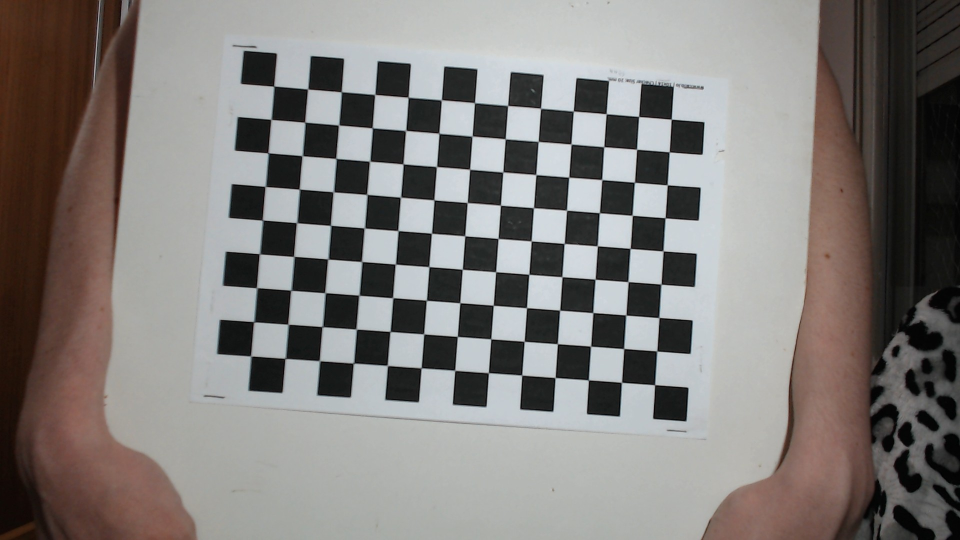
#> input picture calibration_images/raw_images/image_1.jpg, 1920 x 1080 px (shown at 1/2 size); its folder holds 4 pictures in this run
$ python -i calibration.py   (imports and definitions only)
#> lines starting #> are read from the running program, lines starting #| are printed output that depends on the picture; after the words box and inside, x2 and y2 are one past the last pixel; in counts of white or black regions, pixels touching at a corner belong together
import numpy as np
import cv2
import glob
import os
import yaml
from lib import video

# Define the size of the checkerboard pattern(mm)

pattern_size = (9, 9)
square_size = 20.0

# pattern_size = (15,9)
# square_size = 47

# [35 lines left out: function getImages, not called in this run]

def intrinsic(detected_dir = "calibration_images/detected_images", corrected_dir = "calibration_images/corected_images"):

    # Create the output directory if it doesn't exist
#> called with detected_dir = 'calibration_images/detected_images', corrected_dir = 'calibration_images/corected_images'
    if not os.path.exists(detected_dir):
        os.makedirs(detected_dir)

    # Create the output directory if it doesn't exist
    if not os.path.exists(corrected_dir):
        os.makedirs(corrected_dir)

    # Set the image format to JPEG
    encode_params = [int(cv2.IMWRITE_JPEG_QUALITY), 90]

    # Define the termination criteria for the calibration algorithm
    criteria = (cv2.TERM_CRITERIA_EPS + cv2.TERM_CRITERIA_MAX_ITER, 30, 0.001)

    # Prepare object points, like (0,0,0), (1,0,0), ..., (5,8,0)
    object_points = np.zeros((pattern_size[0]*pattern_size[1], 3), np.float32)
    object_points[:, :2] = np.mgrid[0:pattern_size[0], 0:pattern_size[1]].T.reshape(-1, 2)
    object_points *= square_size

    # Arrays to store object points and image points from all the images.
    object_points_list = [] # 3d point in real world space
    image_points_list = [] # 2d points in image plane

    # Get the paths of all the calibration images
    images = glob.glob('calibration_images/raw_images/*.jpg')

    # Loop through all the calibration images and find the corners of the checkerboard pattern
    i=0

    for fname in images:
        img = cv2.imread(fname)
#> img is the input picture: shape (1080, 1920, 3); mean B, G, R 122, 124.6, 128.5
        gray = cv2.cvtColor(img, cv2.COLOR_BGR2GRAY)
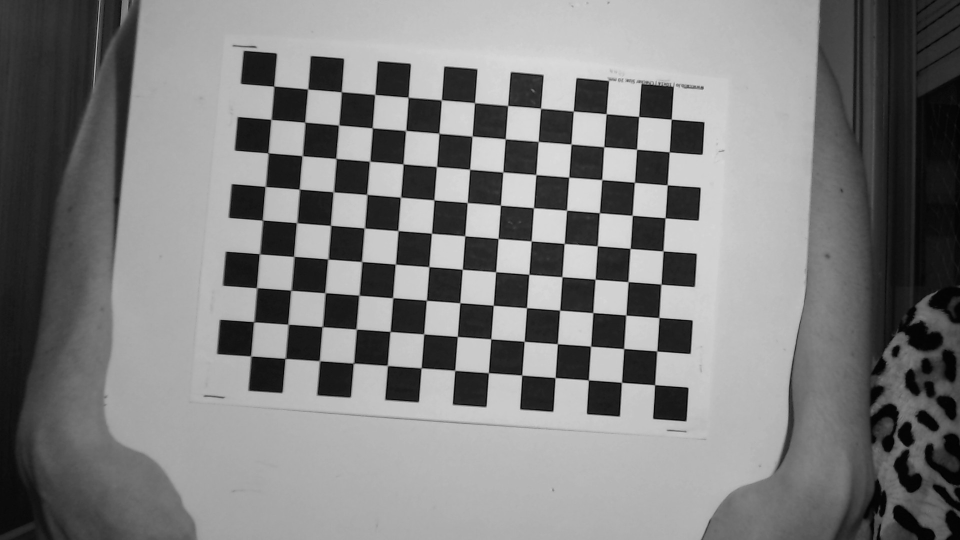
#> gray: shape (1080, 1920) (shown at 1/2 size); min 0, max 228, mean 125.5

        cv2.imshow("Image", gray)
        cv2.waitKey(300)
        cv2.destroyAllWindows()

        # Find the corners of the checkerboard pattern
        ret, corners = cv2.findChessboardCorners(gray, pattern_size, None)
#> ret = False; corners = None

        # If the corners are found, add object points and image points to the lists
        if ret:
            object_points_list.append(object_points)
            corners2 = cv2.cornerSubPix(gray, corners, (11, 11), (-1, -1), criteria)
            image_points_list.append(corners2)

            # Draw and display the corners
            cv2.drawChessboardCorners(img, pattern_size, corners2, ret)
            cv2.imshow('Checkerboard Corners', img)
            cv2.waitKey(500)
            # Save the image to the output directory
            filename = os.path.join(detected_dir, f"detected{i+1}.jpg")
            cv2.imwrite(filename, img, encode_params)

        i+=1
#> pass 2 of the loop in intrinsic, `for fname in images:`:
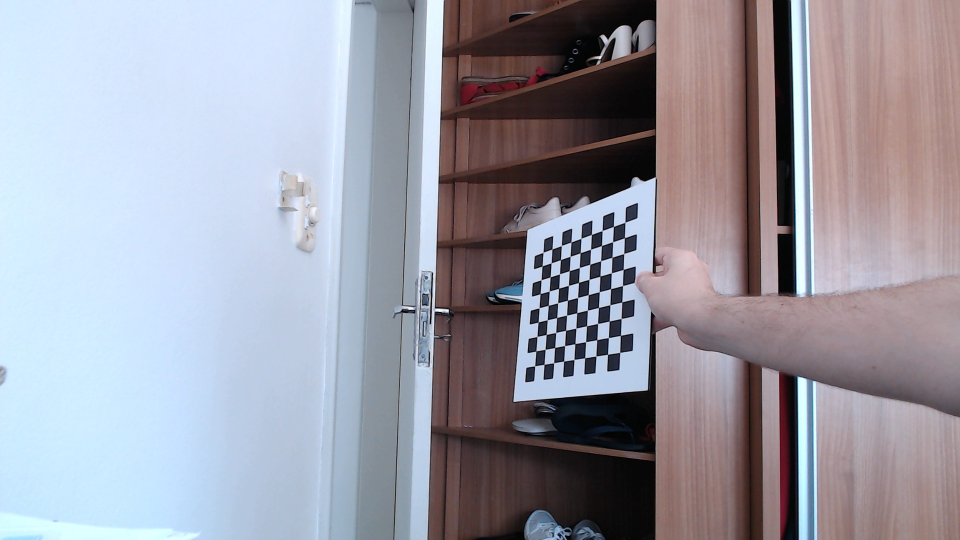
#> input picture calibration_images/raw_images/image_10.jpg, 1920 x 1080 px (shown at 1/2 size)
#> in intrinsic, img is the input picture: shape (1080, 1920, 3); mean B, G, R 166.3, 155.5, 155.5
#> in intrinsic, `gray = cv2.cvtColor(img, cv2.COLOR_BGR2GRAY)`:
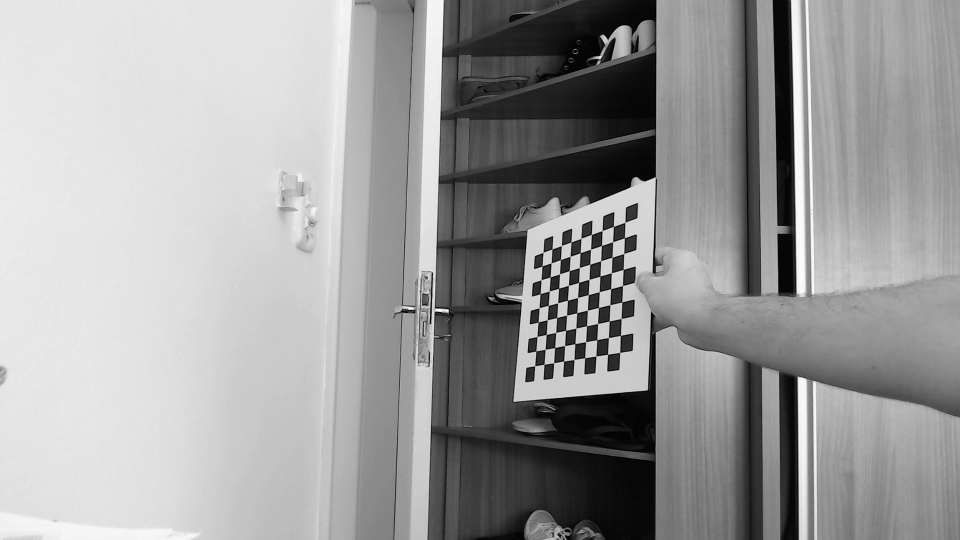
#> gray: shape (1080, 1920) (shown at 1/2 size); min 0, max 255, mean 156.7
#> ret = True; corners = 81 rows, first 8: [1250.5, 444.9], [1249.6, 475.8], [1248, 507.5], [1246.8, 539.2], [1245.4, 571.5], [1244.1, 604.4], [1242.6, 637.5], [1241.3, 671.3]
#> corners2 = 81 rows, first 8: [1250.4, 444.9], [1249.3, 476], [1248, 507.5], [1246.8, 539.4], [1245.5, 571.6], [1244.1, 604.4], [1242.6, 637.4], [1241.3, 671.2]
#> in intrinsic, `cv2.drawChessboardCorners(img, pattern_size, corners2, ret)`:
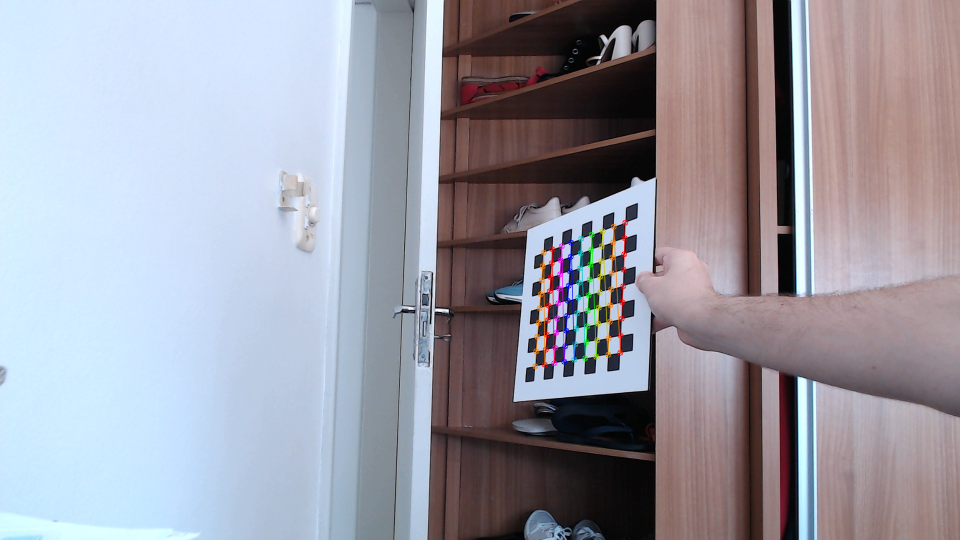
#> img: shape (1080, 1920, 3) (shown at 1/2 size); 0.85% of pixels changed, all inside (x1, y1, x2, y2) = (1064, 439, 1257, 739)
#> pass 3 of the loop in intrinsic, `for fname in images:`:
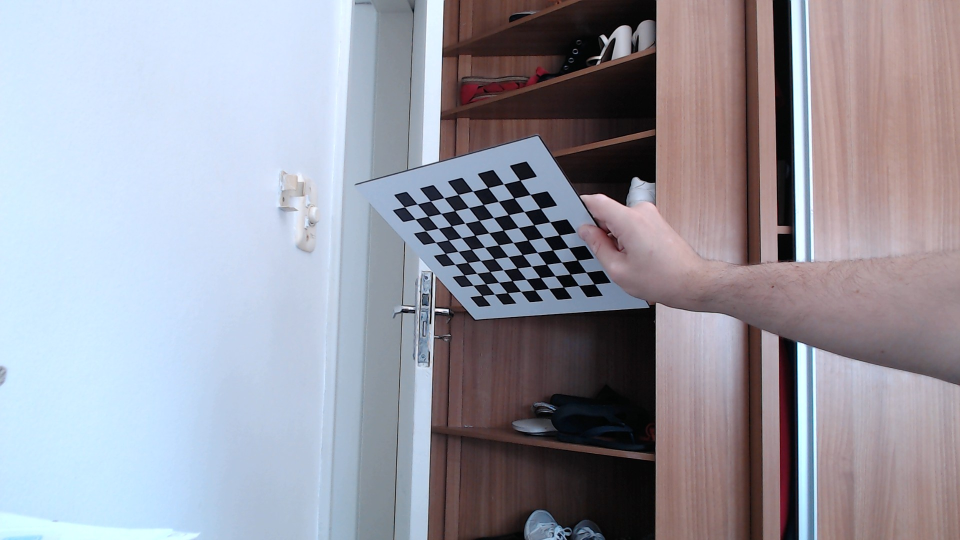
#> input picture calibration_images/raw_images/image_11.jpg, 1920 x 1080 px (shown at 1/2 size)
#> in intrinsic, img is the input picture: shape (1080, 1920, 3); mean B, G, R 164.3, 153.5, 153.2
#> in intrinsic, `gray = cv2.cvtColor(img, cv2.COLOR_BGR2GRAY)`:
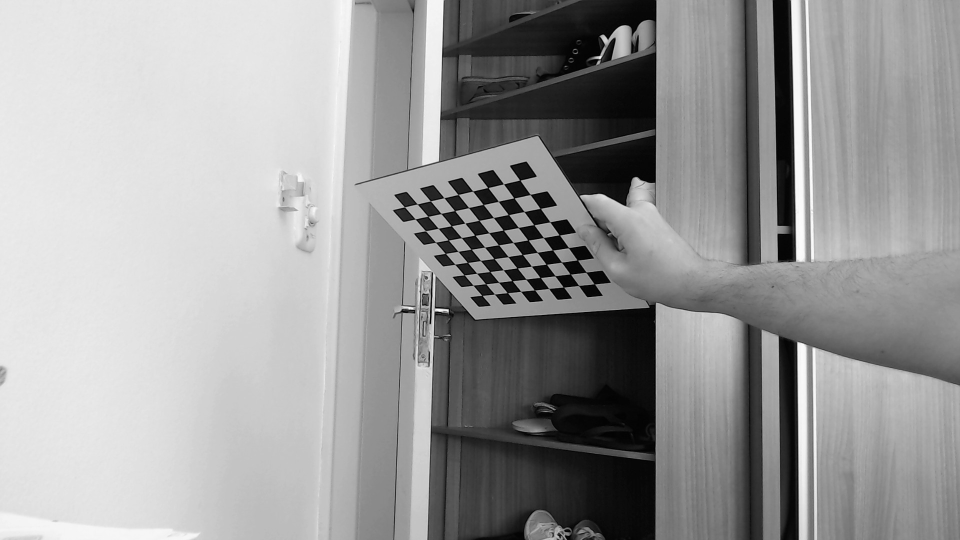
#> gray: shape (1080, 1920) (shown at 1/2 size); min 0, max 255, mean 154.6
#> corners = 81 rows, first 8: [1189, 568.5], [1157.7, 571.5], [1127.4, 574.7], [1098.2, 577.2], [1069.5, 580.4], [1041.9, 583.2], [1014.9, 585.9], [989.2, 588.5]
#> corners2 = 81 rows, first 8: [1189.1, 568.4], [1157.7, 571.5], [1127.4, 574.6], [1097.8, 577.4], [1069.5, 580.4], [1041.9, 583.2], [1015.3, 585.9], [989.5, 588.6]
#> in intrinsic, `cv2.drawChessboardCorners(img, pattern_size, corners2, ret)`:
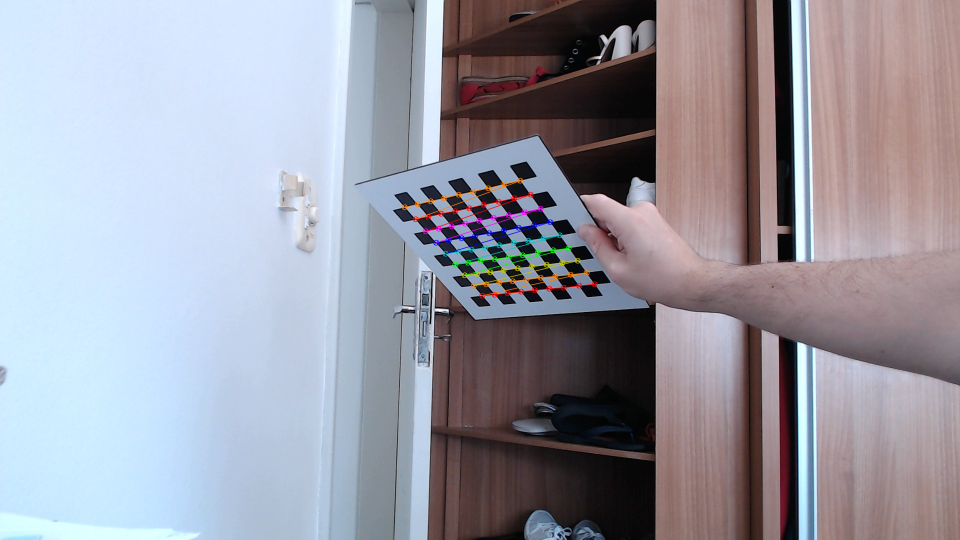
#> img: shape (1080, 1920, 3) (shown at 1/2 size); 0.82% of pixels changed, all inside (x1, y1, x2, y2) = (803, 355, 1196, 598)
#> the loop made 4 passes; the first 3 are shown

    cv2.destroyAllWindows()

    # Calibrate the camera using the Zhang method
    ret, mtx, dist_coeffs, rvecs, tvecs = cv2.calibrateCamera(object_points_list, image_points_list, gray.shape[::-1], None, None)

    # Print the camera matrix and distortion coefficients
        #print("Camera matrix:\n", mtx)
        #print("Distortion coefficients:\n", dist_coeffs)


    # Save the calibration parameters to a YAML file
    with open('calibration_parameters.yaml', 'w') as file:
        yaml_data = {
            'camera_matrix': mtx.tolist(),
            'distortion_coefficients': dist_coeffs.tolist()
        }
        yaml.dump(yaml_data, file)

    # Load an image and undistort it using the calibration parameters
    img = cv2.imread('calibration_images/new_raw_images/image_14.jpg')
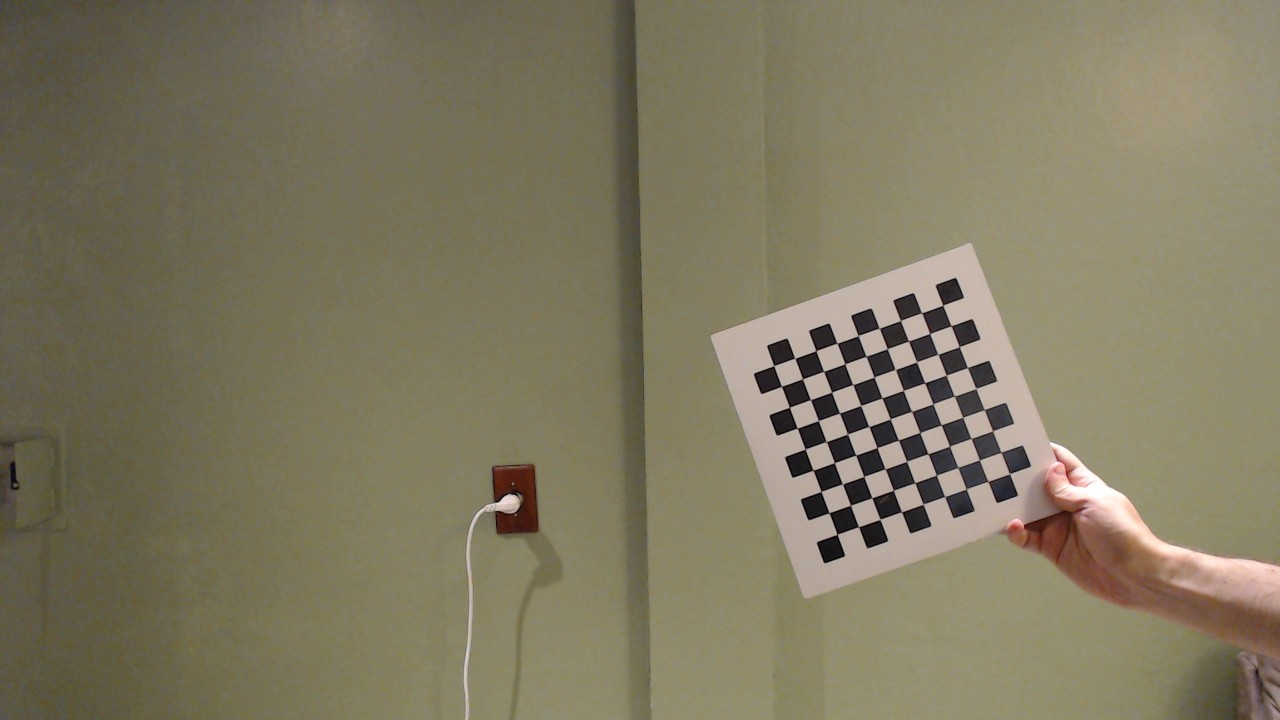
#> input picture calibration_images/new_raw_images/image_14.jpg, 1280 x 720 px, found by its file name
#> img is the input picture: shape (720, 1280, 3); mean B, G, R 96.7, 121, 128.1
    h, w = img.shape[:2]
#> h = 720; w = 1280
    newcameramtx, roi = cv2.getOptimalNewCameraMatrix(mtx, dist_coeffs, (w, h), 1, (w, h))
    undistorted_img = cv2.undistort(img, mtx, dist_coeffs, None, newcameramtx)
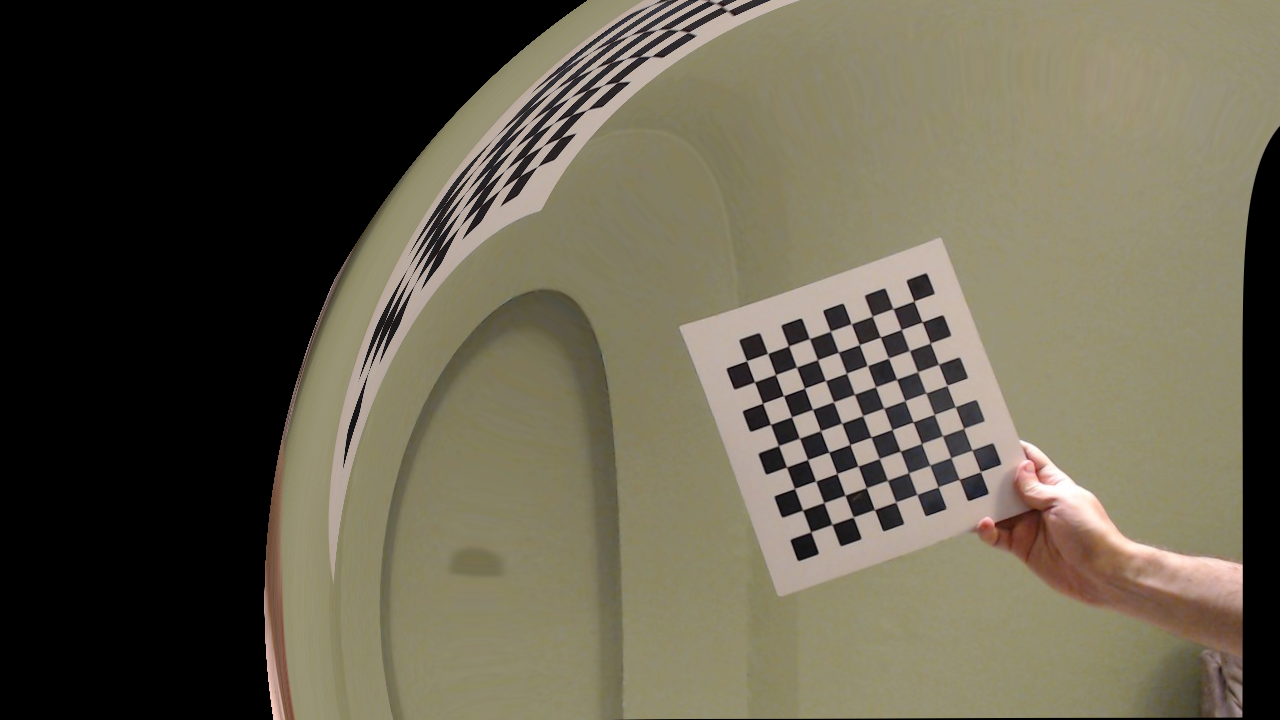
#> undistorted_img: shape (720, 1280, 3); mean B, G, R 76.8, 94.1, 100

    # Display the raw image and the undistorted image
    cv2.imshow('raw image', img)
    cv2.imshow('corrected image', undistorted_img)

    cv2.imwrite("undistorted.jpg" ,undistorted_img)
    cv2.imwrite("distorted.jpg" ,img)
    cv2.waitKey(0)

    cv2.destroyAllWindows()

# [97 lines left out: functions extrinsic, undistort, not called in this run]

>>> result = intrinsic()
